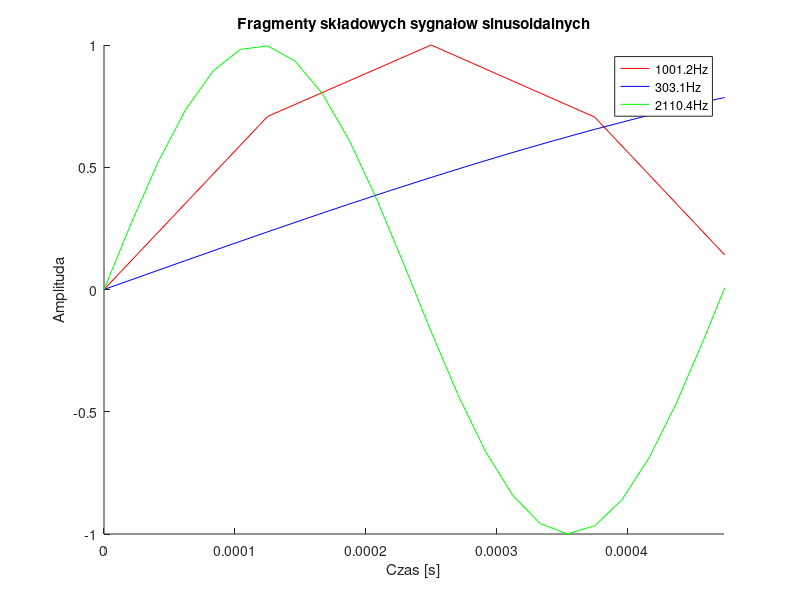
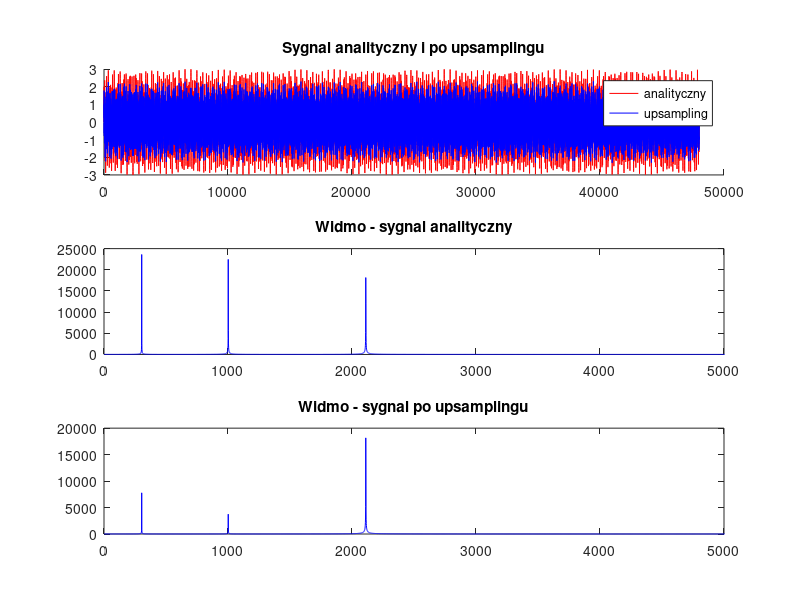
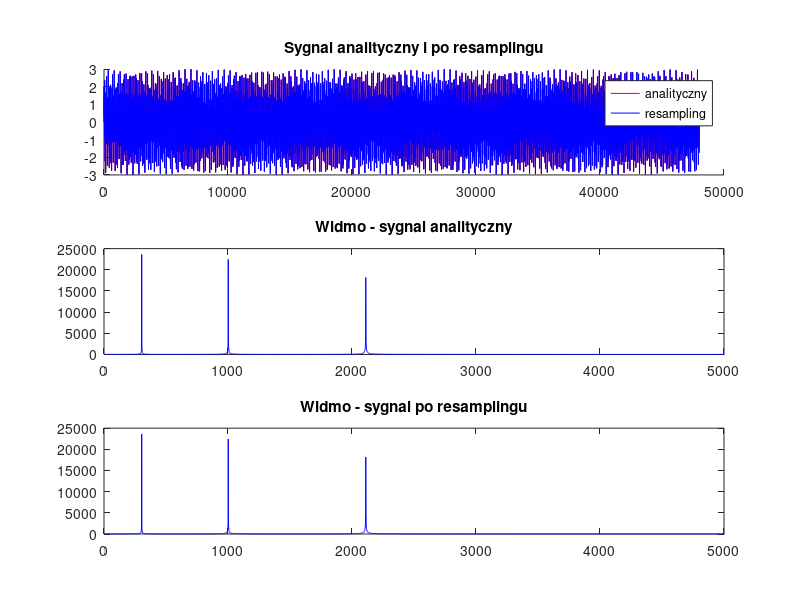

Reproduce these figures in MATLAB, in order. (Note: this script raises an error after producing the figures.)
clc;
% Zadanie 3 - Filtr interpolatora i decymatora cyfrowego, mikser audio
clear all; close all;
%% Dane trzech sygnałów sinusoidalnych
f1 = 1001.2;
f2 = 303.1;
f3 = 2110.4;

fs1 = 8e3;
fs2 = 32e3;
fs3 = 48e3;

t1 = 0:1/fs1:1-1/fs1;
t2 = 0:1/fs2:1-1/fs2;
t3 = 0:1/fs3:1-1/fs3;

%% Tworzenie i plotowanie sygnałów sinusoidalnych
x1 = sin(2*pi*f1*t1);
x2 = sin(2*pi*f2*t2);
x3 = sin(2*pi*f3*t3);

figure('Name','Fragmenty składowych sygnałow sinusoidalnych');
hold on;
plot(t1,x1,'r');
plot(t2,x2,'b');
plot(t3,x3,'g');
title('Fragmenty składowych sygnałow sinusoidalnych');
legend('1001.2Hz','303.1Hz','2110.4Hz');
xlabel('Czas [s]');
ylabel('Amplituda');
hold off;

xlim([0 1/f3]);

%% Suma trzech sygnalow sinusoidalnych analitycznie
x4 = sin(2*pi*f1*t3) + sin(2*pi*f2*t3) + sin(2*pi*f3*t3);

%% upsampling
x1up = upsample(x1,fs3/fs1);            % x1 z 8khz  na 48khz 
x2up = decimate(upsample(x2,3),2);      % x2 z 32khz na 96khz i potem co druga probka ->48khz
x4_upsampling = x1up + x2up + x3;

%% resampling
x1re  = resample(x1,fs3,fs1);           %x1 z 8khz na 48khz 
[P,Q] = rat(fs3/fs2);
x2re  = resample(x2,P,Q);               %x2 z 32khz na 96khz i potem co druga probka ->48khz
x4_resampling = x1re + x2re + x3;

%% Porownanie sygnałów analitycznego i po upsamplingu
figure('Name','Porownanie sygnałów analitycznego i po upsamplingu');
set(figure(4),'units','points','position',[0,0,720,750]);

subplot(3,1,1);
hold all;
plot(x4, 'r');
plot(x4_upsampling, 'b');
title('Sygnal analityczny i po upsamplingu');
legend('analityczny','upsampling');

subplot(3,1,2);
plot(abs(fft(x4)),'b');
title('Widmo - sygnal analityczny');
xlim([0 0.5e4]);

subplot(3,1,3);
plot(abs(fft(x4_upsampling)),'b');
title('Widmo - sygnal po upsamplingu');
xlim([0 0.5e4]);

pause();
sound(x4, fs3);
pause(2);
sound(x4_upsampling, fs3);


%% Porownanie sygnałów analitycznego i po resamplingu
figure('Name','Porownanie sygnałów analitycznego i po resamplingu');
set(figure(5),'units','points','position',[720,0,720,750]);

subplot(3,1,1);
hold all;
plot(x4, 'r');
plot(x4_resampling, 'b');
title('Sygnal analityczny i po resamplingu');
legend('analityczny','resampling');

subplot(3,1,2);
plot(abs(fft(x4)),'b');
title('Widmo - sygnal analityczny');
xlim([0 0.5e4]);

subplot(3,1,3);
plot(abs(fft(x4_resampling)),'b');
title('Widmo - sygnal po resamplingu');
xlim([0 0.5e4]);

pause();
sound(x4, fs3);
pause(2);
sound(x4_resampling, fs3);

pause();
%% MIKS x1 i x2
[x1wav, fs1w] = audioread('x1.wav');
[x2wav, fs2w] = audioread('x2.wav');
x1wav = x1wav(:,1)';
x2wav = x2wav';
f_wav = 48e3;                                               % resampling do 48e3

% W kontekście plików audio, interpolacja może być używana do zwiększenia 
% częstotliwości próbkowania, co pozwala na lepsze odwzorowanie sygnału audio.

% Normalizacja
% Filtrowanie
% Używanie sygnałów o różnych częstotliwościach

% Filtry te są używane do zmiany częstotliwości próbkowania sygnałów cyfrowych. 
% Interpolacja zwiększa częstotliwość próbkowania, podczas gdy decymacja ją zmniejsza. 
% Są one kluczowe w przetwarzaniu wieloczęstotliwościowym, które jest ważnym obszarem cyfrowego przetwarzania sygnałów.

%Zalety: Pozwalają na efektywne przetwarzanie sygnałów przy różnych 
% częstotliwościach próbkowania. Mogą być używane do dopasowania częstotliwości
% do określonego standardu, pojemności kanału transmisyjnego lub mocy obliczeniowej procesora DSP.


%Wady: Zmiana częstotliwości próbkowania może wprowadzić błędy, 
% jeśli nie jest poprawnie zarządzana. Może to prowadzić do utraty
% informacji lub wprowadzenia niepożądanych artefaktów do sygnału.

%interpolacja wav1
[P1,Q1] = rat(f_wav/fs1w);
x1_resamp = resample(x1wav, P1,Q1);
vector1 = linspace(1, length(x1wav), 1.5*length(x1wav));    % 1,5*32kHz ->48kHz
x1wav_interp = interp1(x1wav, vector1);

%interpolacja wav2
[P2,Q2] = rat(f_wav/fs2w);
x2_resamp = resample(x2wav, P2,Q2);
vector2 = linspace(1, length(x2wav), 6*length(x2wav));      % 6*8kHz ->48kHz
x2wav_interp = interp1(x2wav, vector2);

miks = x1wav_interp;                                                        % sygnał 1
miks(1:length(x2wav_interp)) = miks(1:length(x2wav_interp)) + x2wav_interp; % sygnał 2 dodany do 1
 
sound(miks(1:length(x1wav_interp)), f_wav);
